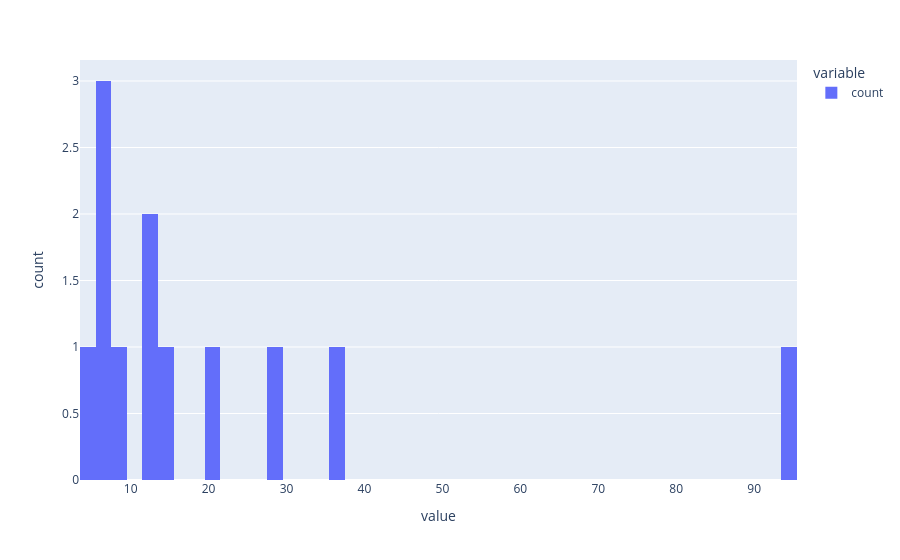

The notebook cell saved with this chart:
### Code cell
px.histogram(clst_filt.cluster.value_counts(), nbins=50)

### Figure 1 — Plotly figure (JSON) as saved in the notebook; plotly's stock layout.template omitted (floating-point values rounded to 4 significant figures)
{"data": [{"bingroup": "x", "hovertemplate": "variable=count<br>value=%{x}<br>count=%{y}<extra></extra>", "legendgroup": "count", "marker": {"color": "#636efa", "pattern": {"shape": ""}}, "name": "count", "nbinsx": 50, "orientation": "v", "showlegend": true, "type": "histogram", "x": [95, 36, 29, 21, 14, 13, 12, 9, 7, 7, 6, 5], "xaxis": "x", "yaxis": "y"}], "layout": {"autosize": true, "barmode": "relative", "legend": {"title": {"text": "variable"}, "tracegroupgap": 0}, "margin": {"t": 60}, "xaxis": {"anchor": "y", "autorange": true, "domain": [0, 1], "range": [3.5, 95.5], "title": {"text": "value"}, "type": "linear"}, "yaxis": {"anchor": "x", "autorange": true, "domain": [0, 1], "range": [0, 3.158], "title": {"text": "count"}}}}
